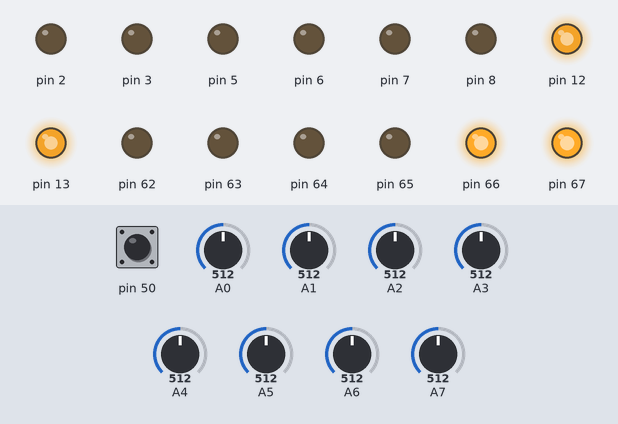
This sketch was run on a simulated Arduino Mega 2560, built with avr-gcc and run on an emulated ATmega2560. Parts: output pins drawn as LEDs (lit = HIGH). Inputs (shaded band) come from the test bench; at power-on: A3 = 512, pin 50 HIGH, A0 = 512, A1 = 512, A2 = 512, A4 = 512, A5 = 512, A6 = 512, A7 = 512.

Above: at 0.8 s.
0.9 s: A3 set to 502
At 2.1 s:
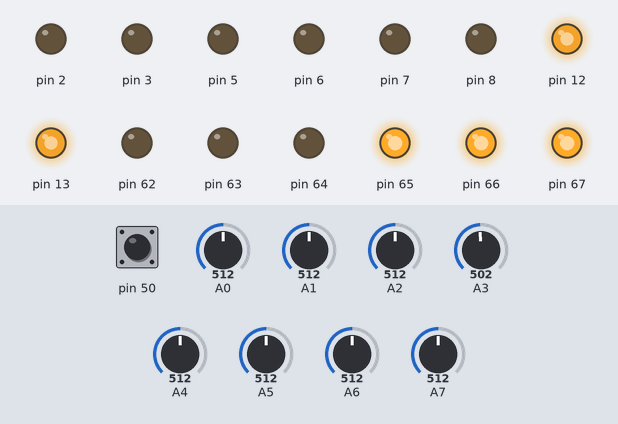
2.4 s: pin 50 pulled LOW for 0.15 s
At 3.3 s:
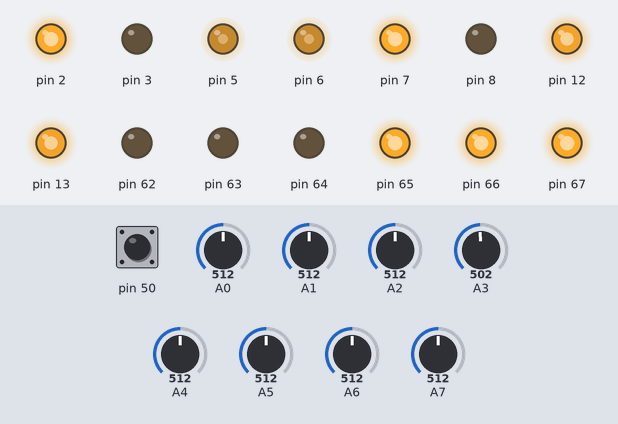
4.0 s: A0 set to 30
At 4.6 s:
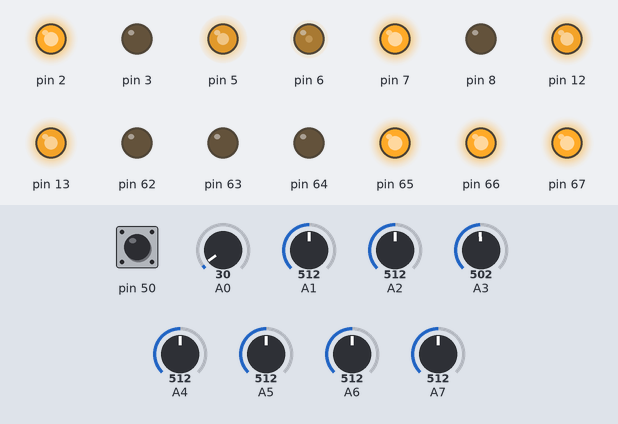
Timing chart, 0 to 7.0 s (numbered marks = the images above; inputs shaded):
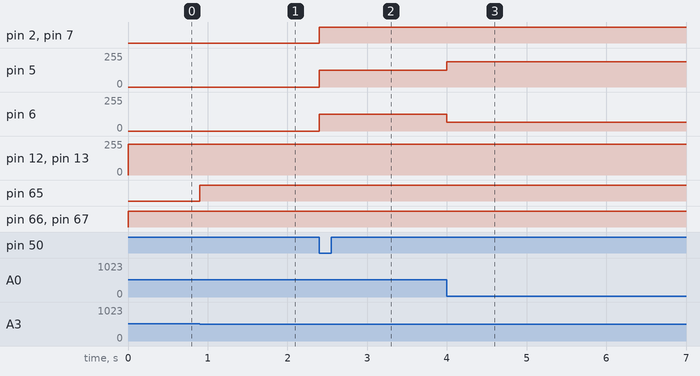

Measured:
- the behaviour switches between 512 and 511 on A3 (found by bisection; images 0 and 1)
- after the input at 0.9 s, pin 65: LOW → HIGH at once
- after the input at 2.4 s, pin 2, pin 7: LOW → HIGH at once; pin 5, pin 6: 0/255 → 127/255 at once
- after the input at 4.0 s, pin 5: 127/255 → 188/255 at once; pin 6: 127/255 → 67/255 at once

The sketch:

EcoRob.ino
```cpp
/*
 *  EcoRob main module
 *
 *  Contains globals and pin definitions.
 *
 *  BLOCKED RESOURCES:
 *  ------------------
 *  Timer0 (by adc)
 */

/***********global defines***********/
#define DIST_RIGHT    adc[0]
#define DIST_CENTER   adc[1]
#define BOOST_U_OUT   adc[2]
#define BOOST_U_IN    adc[3]
#define MOTOR_I_RIGHT adc[4]
#define MOTOR_I_LEFT  adc[5]
#define DIST_LEFT     adc[6]
#define AUX_IN        adc[7]
#define ADC_MAX_CH    8
//test
#define KP 200//(DIST_LEFT >> 2)
#define KI 10//(AUX_IN >> 3)

/**********global variables**********/
volatile uint16_t adc[8] = {0};


void setSpeeds(uint8_t avgShift, uint8_t sensShift, uint8_t offset) {
  // calculate rolling average
  static uint16_t leftBuf, rightBuf = 0;
  leftBuf -= (leftBuf >> avgShift);
  rightBuf -= (rightBuf >> avgShift);
  leftBuf += DIST_LEFT;
  rightBuf += DIST_RIGHT;

  // apply speeds
  // shift sensor data by 2 (empirical value)
  driver_pwm_forward(
    offset - (rightBuf >> avgShift+sensShift) + (leftBuf >> avgShift+sensShift) >> 1,
    offset - (leftBuf >> avgShift+sensShift) + (rightBuf >> avgShift+sensShift) >> 1
  );
}

int main() {
  /* Init routine:
   *  1. Set pin modes and pullups
   *  2. Initialize components:
   *  - ADC
   *  - PWM generator for boost converter
   *  - PWM generator for motor drivers
   *  3. Wait until Start button has been pressed
   *  4. Let the show begin
   */
  Serial.begin(115200);
  init_pins();
  init_adc();
  init_boost_pwm();
  init_driver_pwm();
  sei();

  // wait until start button has been pressed
  while (PINB & (1 << PB3));
  // start
  while (1)
    setSpeeds(3, 2, 255);
}
```

adc.ino
```cpp
/*
 * ADC setup and sample routine
 *
 * ADC capture is triggered by Timer0, the resulting sampling
 * rate is 8 kHz. Normal conversion takes 13 clock cycles, so
 * ADC clock needs to be greater than 104 kHz.
 * The converted value is written to the global data array in
 * the ADC ISR.
 */

void init_adc()
{
  /* Init Timer0 */
  // mode 1: CTC
  TCCR0A |= (1<<WGM01);
  // prescaler: 8 (2 MHz)
  TCCR0B |= (1<<CS01);
  // output compare: 250 (8 kHz ADC trigger)
  OCR0A = 250;
  // enable Timer0 compare A interrupt
  TIMSK0 |= (1<<OCIE0A);

  /* Init ADC */
  // internal VREF (5V)
  ADMUX = (1<<REFS0);
  // enable ADC + auto trigger + interrupt
  ADCSRA |= (1<<ADEN) | (1<<ADATE) | (1<<ADIE);
  // prescaler 128 (125 kHz ADC clock)
  ADCSRA |= (1<<ADPS2) | (1<<ADPS1) | (1<<ADPS0);
  //use OC0A as trigger
  ADCSRB |= (1<<ADTS1) | (1<<ADTS0);
  //disable digital inputs on PORTF
  DIDR0 = 0xFF;
  //start first conversion
  ADCSRA |= (1<<ADSC);
}

ISR(ADC_vect)
{
  // get current channel
  uint8_t ch = ADMUX & 0x1F;
  // copy current reading into array
  adc[ch] = ADC;
  // increment channel counter
  ch = (ch+1) % ADC_MAX_CH;
  // clear all MUX bits
  ADMUX &= ~0x1F;
  // set MUX bits
  ADMUX |= ch;
  // clear timer interrupt flag
  TIFR0 |= (1 << OCF0A);
}
```

boost_pwm.ino
```cpp
/*
 * PWM generator for boost converter
 *
 * Create two PWM signals, shifted by 180 degrees. For this,
 * we use Mode 9 (phase- and frequency-correct) on Counter1,
 * using OCR1A as TOP (tunable PWM resolution)
 */

#define TC1_TOP                 319   // 16 MHz / 50 kHz - 1 = 319
#define BOOST_PWM_MAX           287   // 319 * 95% = 303
#define BOOST_CONTROLLER_GAIN   4    // fixed point 4.4 Bit
#define BOOST_OUTPUT_REF        785   // 12 V / (1k + 470) * 470 / 5 V * 1023 = 785
//#define BOOST_OUTPUT_REF        523   // 8 V / (1k + 470) * 470 / 5 V * 1023 = 785

void init_boost_pwm() {
  /* Initialize Timer1 for dual-phase PWM */
  // OC1B non-inverted, OC1C inverted
  TCCR1A |= (1 << COM1B1) | (1 << COM1C1) | (1 << COM1C0);
  // Prescaler 1 (16 MHz)
  TCCR1B |= (1 << CS10);
  // Mode 9 (Phase- and frequency correct PWM)
  TCCR1B |= (1 << WGM13);
  TCCR1A |= (1 << WGM10);

  // Counter TOP value (adjustable PWM frequency)
  OCR1A = TC1_TOP;

  // Initialize compare match registers for zero output
  OCR1B = OCR1A;
  OCR1C = OCR1A - OCR1B;
}

inline void set_boost_pwm_ocr(uint16_t ocr) { // inline to avoid a function call
  // shift right (11.5 fixed point)
  ocr >>= 5;
  // clamp max value
  OCR1B = ocr <=BOOST_PWM_MAX ? ocr : BOOST_PWM_MAX;
  OCR1C = TC1_TOP - OCR1B;
}

void cycle_boost_pwm(uint8_t step_, uint8_t delay_) {
  /* DEBUG: Cycle PWM from 0% to 100% duty cycle */
  for(uint16_t ocr = 0x0; ocr <  OCR1A-step_ ; ocr += step_) {
    OCR1B = ocr;
    OCR1C = OCR1A - OCR1B  ;
    _delay_ms(delay_);
    Serial.println(ocr); //Diag
  }
}

ISR(TIMER0_COMPA_vect)
{
  /* output voltage control loop
  sample frequency: 8 kHz (ADC sample clock)
  */
  static uint8_t isr_cntr = 0;
  int16_t xd = 0;
  static int16_t xdsum = 0;
  static int32_t y = 0;


  if(isr_cntr < ADC_MAX_CH) {
    /* there is no new measured output voltage yet
     * use the time to calculate "fuel" gauge
     */
    isr_cntr++;
    PORTK = 0xFF << (BOOST_U_IN >> 7);
  }

  else
  {
    isr_cntr = 0;
    xd = BOOST_OUTPUT_REF - BOOST_U_OUT;

    xdsum += xd;
    y = (int32_t)KP * xd + KI * xdsum;

    // anti-windup
    // shift left (11.5 fixed point)
    if(y > (BOOST_PWM_MAX << 5)) {
      y = BOOST_PWM_MAX << 5;
      xdsum = (BOOST_PWM_MAX << 5);
    }
    else if(y < 0) {
      y = 0;
      xdsum = 0;
    }
    set_boost_pwm_ocr((uint16_t)y);   // y is already limited -> can be converted to unsigned
  }
}
```

init_pins.ino
```cpp
/*
 * Initialize all pins needed by EcoRob
 */

void init_pins() {
  /* BLOCK B: Buttons and Boost DIG IN */
  // pullups for buttons (PB3..0)
  PORTB |= 0x0F;
  // Timer1 outputs
  DDRB |= (1 << PB7) | (1 << PB6);

  /* BLOCK D: motor current sense */
  ;

  /* BLOCK E: motor PWM */
  // Timer3 outputs
  DDRE |= (1 << PE5) | (1 << PE4) | (1 << PE3);

  /* BLOCK F: ADC */
  ;

  /* BLOCK H: motor PWM */
  // Timer4 outputs
  DDRH |= (1 << PH5) | (1 << PH4) | (1 << PH3);

  /* BLOCK K: LEDs */
  // LED output pins
  DDRK |= 0xFF;
}
```

driver_pwm.ino
```cpp
/*
 * PWM generator for driver circuit
 *
 * Create two PWM signals, one for each driver channel
 * (left/right). Direction of driving is controlled
 * by applying PWM signal to correct input pin of the
 * driver IC (IN1 or IN2).
 */

#define DRIVER_MAXSPEED 15  // 25% of possible maxspeed
#define DRIVER_MINSPEED -15
#define DRIVER_MAXANGLE 15
#define DRIVER_MINANGLE -15

void init_driver_pwm() {
  /* Initialize timers for motor driver PWM */
  //Initialisation of timer 4 for drive 1
  //Einstellung des Prescalers auf 1
  TCCR4B |= (1 << CS40);
  //Activate Fast PWM, 8-bit (mode 5)
  TCCR4A |= (1 << WGM40);
  TCCR4B |= (1 << WGM42);
  //Set non-inverting output mode
  TCCR4A |= (1 << COM4A1);

  //Initialisation of timer 3 for drive 2
  //Einstellung des Prescalers auf 1
  TCCR3B |= (1 << CS30);
  //Activate Fast PWM, 8-bit (mode 5)
  TCCR3A |= (1 << WGM30);
  TCCR3B |= (1 << WGM32);
  //Set non-inverting output mode
  TCCR3A |= (1 << COM3A1);
}

uint8_t driver_pwm_calculator (float normDistance) {
  //Calculation of PWM for  drive
  uint8_t pwm = 0;
  pwm = (1 - normDistance) * 1024;
  return pwm;
}

void driver_pwm_forward(uint16_t pwmLeft, uint16_t pwmRight) {
  //Set compare registers to calculated pwm values
  //Enable Motor Left setzen
  PORTH |= (1 << PORTH4);
  //Enable Motor Right setzten
  PORTE |= (1 << PORTE4);
  //PWM Signal auf PH3
  OCR4A = pwmRight;
  OCR4C = OCR4A;
  //PWM Signal auf PE3
  OCR3A = pwmLeft;
  OCR3C = OCR3A;
  //PH5 und PE5 sind auf GND
}

void driver_set_direction(uint8_t valueDirection) {
  /* Set direction of movement */
  if (valueDirection == 1) {
    // backwards: apply signals to
    TCCR3A |= (1 << COM3A1);
    TCCR3A &= ~(1 << COM3C1);
    TCCR4A |= (1 << COM4A1);
    TCCR4A &= ~(1 << COM4C1);
  }
  else {
    TCCR3A &= ~(1 << COM3A1);
    TCCR3A |= (1 << COM3C1);
    TCCR4A &= ~(1 << COM4A1);
    TCCR4A |= (1 << COM4C1);
  }
}

void drive(int8_t valueAngle, int8_t valueSpeed){
  int8_t angleCurrent = 0;
  int8_t speedCurrent = 0;
  int16_t pwmLeft, pwmRight;

  //Limit angle-value
  if (valueAngle < DRIVER_MINANGLE) angleCurrent = DRIVER_MINANGLE;
  else if (valueAngle > DRIVER_MAXANGLE) angleCurrent = DRIVER_MAXANGLE;
  else angleCurrent = valueAngle;

  //Limit speed-value
  if (valueSpeed < DRIVER_MINSPEED) speedCurrent = DRIVER_MINSPEED;
  else if (valueSpeed > DRIVER_MAXSPEED) speedCurrent = DRIVER_MAXSPEED;
  else speedCurrent = valueSpeed;

  //Set driving direction
  if (speedCurrent >= 0) driver_set_direction(1);
  else driver_set_direction(0);


  pwmLeft  = abs(speedCurrent) * 255 / DRIVER_MAXSPEED;
  pwmRight = abs(speedCurrent) * 255 / DRIVER_MAXSPEED;

  pwmLeft = (pwmLeft + (angleCurrent * 255 / DRIVER_MAXANGLE)) / 2;
  pwmRight = (pwmRight + (-angleCurrent * 255 / DRIVER_MAXANGLE)) / 2;

  /*Serial.print("PWM-Left: ");
  Serial.println(pwmLeft);
  Serial.print("PWM-Right: ");
  Serial.println(pwmRight);
  _delay_ms(1000);*/

  driver_pwm_forward(pwmLeft, pwmRight);
}
```
